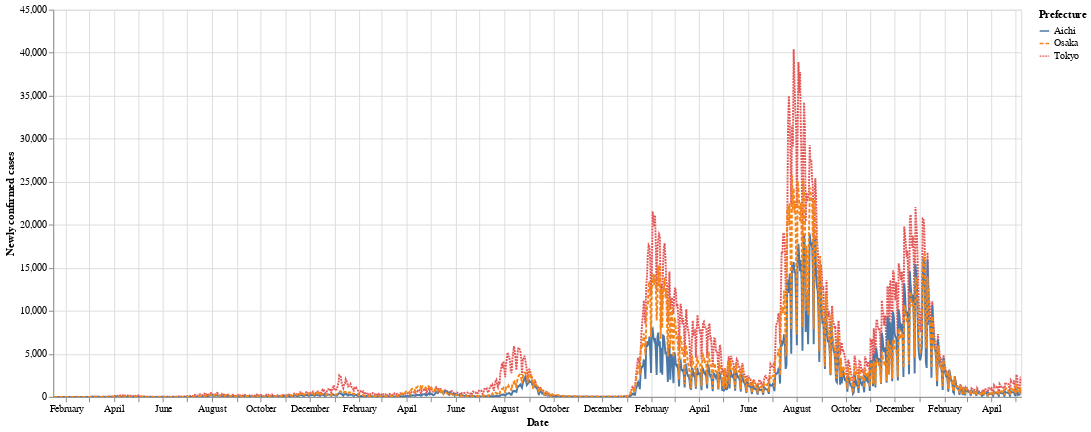

Source (notebook cell):
### Markdown cell above
#### Practical

- Pros
  - 見た目はなかなか格好良い。
- Cons
  - 凝ったことをしようとすると `Prefecture:N` `Date:T` みたいに型情報を指定してあげないといけないのがイマイチ
  - Plotly ではデフォルトで有効になっているホバーやズームをいちいち設定する必要がある

### Code cell
#practical
import altair as alt

alt.renderers.enable('html') #Notebook の Html 保存に必要

zoom = alt.selection_interval(bind='scales')
alt.Chart(data2).mark_line().encode(
    x='Date',
    y='Newly confirmed cases',
    color='Prefecture',
    strokeDash='Prefecture',
    tooltip = [alt.Tooltip('Prefecture:N'),
               alt.Tooltip('Date:T'),
               alt.Tooltip('Newly confirmed cases:Q')
              ]
).properties(
    width=1000,
    height=400
).add_params(
    zoom
).interactive()

### Figure 1 — Vega-Lite specification as saved in the notebook (floating-point values rounded to 4 significant figures; data arrays with more than 128 entries replaced by an {"elided": "..."} marker saying what was removed)
{"config": {"view": {"continuousWidth": 300, "continuousHeight": 300}}, "data": {"name": "data-8034977400f20e2751f80a7432096bf0"}, "mark": {"type": "line"}, "encoding": {"color": {"field": "Prefecture", "type": "nominal"}, "strokeDash": {"field": "Prefecture", "type": "nominal"}, "tooltip": [{"field": "Prefecture", "type": "nominal"}, {"field": "Date", "type": "temporal"}, {"field": "Newly confirmed cases", "type": "quantitative"}], "x": {"field": "Date", "type": "temporal"}, "y": {"field": "Newly confirmed cases", "type": "quantitative"}}, "height": 400, "params": [{"name": "param_1", "select": {"type": "interval"}, "bind": "scales"}, {"name": "param_2", "select": {"type": "interval", "encodings": ["x", "y"]}, "bind": "scales"}], "width": 1000, "$schema": "https://vega.github.io/schema/vega-lite/v5.17.0.json", "datasets": {"data-8034977400f20e2751f80a7432096bf0": {"elided": "3627 records"}}}
